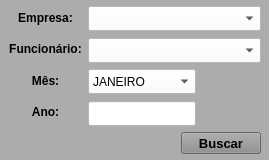
        <widget class="QWidget" name="widget_3" native="true">
         <property name="minimumSize">
          <size>
           <width>0</width>
           <height>160</height>
          </size>
         </property>
         <property name="maximumSize">
          <size>
           <width>16777215</width>
           <height>160</height>
          </size>
         </property>
         <property name="styleSheet">
          <string notr="true">background-color: rgb(172, 172, 172);</string>
         </property>
         <layout class="QVBoxLayout" name="verticalLayout_2">
          <property name="spacing">
           <number>3</number>
          </property>
          <property name="leftMargin">
           <number>3</number>
          </property>
          <property name="topMargin">
           <number>3</number>
          </property>
          <property name="rightMargin">
           <number>3</number>
          </property>
          <property name="bottomMargin">
           <number>3</number>
          </property>
          <item>
           <widget class="QWidget" name="widget_6" native="true">
            <layout class="QHBoxLayout" name="horizontalLayout_6">
             <property name="spacing">
              <number>5</number>
             </property>
             <property name="leftMargin">
              <number>5</number>
             </property>
             <property name="topMargin">
              <number>3</number>
             </property>
             <property name="rightMargin">
              <number>5</number>
             </property>
             <property name="bottomMargin">
              <number>3</number>
             </property>
             <item>
              <widget class="QLabel" name="label_34">
               <property name="minimumSize">
                <size>
                 <width>75</width>
                 <height>0</height>
                </size>
               </property>
               <property name="maximumSize">
                <size>
                 <width>75</width>
                 <height>16777215</height>
                </size>
               </property>
               <property name="font">
                <font>
                 <pointsize>9</pointsize>
                 <weight>75</weight>
                 <bold>true</bold>
                </font>
               </property>
               <property name="text">
                <string>Empresa:</string>
               </property>
               <property name="alignment">
                <set>Qt::AlignCenter</set>
               </property>
              </widget>
             </item>
             <item>
              <widget class="QComboBox" name="combo_Empresa">
               <property name="sizePolicy">
                <sizepolicy hsizetype="Preferred" vsizetype="Preferred">
                 <horstretch>0</horstretch>
                 <verstretch>0</verstretch>
                </sizepolicy>
               </property>
               <property name="minimumSize">
                <size>
                 <width>0</width>
                 <height>25</height>
                </size>
               </property>
               <property name="maximumSize">
                <size>
                 <width>16777215</width>
                 <height>25</height>
                </size>
               </property>
               <property name="styleSheet">
                <string notr="true">background-color: rgb(255, 255, 255);</string>
               </property>
              </widget>
             </item>
            </layout>
           </widget>
          </item>
          <item>
           <widget class="QWidget" name="widget_7" native="true">
            <layout class="QHBoxLayout" name="horizontalLayout_5">
             <property name="spacing">
              <number>5</number>
             </property>
             <property name="leftMargin">
              <number>5</number>
             </property>
             <property name="topMargin">
              <number>3</number>
             </property>
             <property name="rightMargin">
              <number>5</number>
             </property>
             <property name="bottomMargin">
              <number>3</number>
             </property>
             <item>
              <widget class="QLabel" name="label_33">
               <property name="minimumSize">
                <size>
                 <width>75</width>
                 <height>0</height>
                </size>
               </property>
               <property name="maximumSize">
                <size>
                 <width>75</width>
                 <height>16777215</height>
                </size>
               </property>
               <property name="font">
                <font>
                 <pointsize>9</pointsize>
                 <weight>75</weight>
                 <bold>true</bold>
                </font>
               </property>
               <property name="text">
                <string>Funcionário:</string>
               </property>
               <property name="alignment">
                <set>Qt::AlignCenter</set>
               </property>
              </widget>
             </item>
             <item>
              <widget class="QComboBox" name="combo_Func">
               <property name="sizePolicy">
                <sizepolicy hsizetype="Preferred" vsizetype="Preferred">
                 <horstretch>0</horstretch>
                 <verstretch>0</verstretch>
                </sizepolicy>
               </property>
               <property name="minimumSize">
                <size>
                 <width>0</width>
                 <height>25</height>
                </size>
               </property>
               <property name="maximumSize">
                <size>
                 <width>16777215</width>
                 <height>25</height>
                </size>
               </property>
               <property name="styleSheet">
                <string notr="true">background-color: rgb(255, 255, 255);</string>
               </property>
              </widget>
             </item>
            </layout>
           </widget>
          </item>
          <item>
           <widget class="QWidget" name="widget_8" native="true">
            <layout class="QHBoxLayout" name="horizontalLayout_4">
             <property name="spacing">
              <number>5</number>
             </property>
             <property name="leftMargin">
              <number>5</number>
             </property>
             <property name="topMargin">
              <number>3</number>
             </property>
             <property name="rightMargin">
              <number>5</number>
             </property>
             <property name="bottomMargin">
              <number>3</number>
             </property>
             <item>
              <widget class="QLabel" name="label_39">
               <property name="minimumSize">
                <size>
                 <width>75</width>
                 <height>0</height>
                </size>
               </property>
               <property name="maximumSize">
                <size>
                 <width>75</width>
                 <height>16777215</height>
                </size>
               </property>
               <property name="font">
                <font>
                 <pointsize>9</pointsize>
                 <weight>75</weight>
                 <bold>true</bold>
                </font>
               </property>
               <property name="text">
                <string>Mês:</string>
               </property>
               <property name="alignment">
                <set>Qt::AlignCenter</set>
               </property>
              </widget>
             </item>
             <item>
              <widget class="QComboBox" name="combo_Mes">
               <property name="sizePolicy">
                <sizepolicy hsizetype="Preferred" vsizetype="Preferred">
                 <horstretch>0</horstretch>
                 <verstretch>0</verstretch>
                </sizepolicy>
               </property>
               <property name="minimumSize">
                <size>
                 <width>0</width>
                 <height>25</height>
                </size>
               </property>
               <property name="maximumSize">
                <size>
                 <width>16777215</width>
                 <height>25</height>
                </size>
               </property>
               <property name="styleSheet">
                <string notr="true">background-color: rgb(255, 255, 255);</string>
               </property>
               <item>
                <property name="text">
                 <string>JANEIRO</string>
                </property>
               </item>
               <item>
                <property name="text">
                 <string>FEVEREIRO</string>
                </property>
               </item>
               <item>
                <property name="text">
                 <string>MARÇO</string>
                </property>
               </item>
               <item>
                <property name="text">
                 <string>ABRIL</string>
                </property>
               </item>
               <item>
                <property name="text">
                 <string>MAIO</string>
                </property>
               </item>
               <item>
                <property name="text">
                 <string>JUNHO</string>
                </property>
               </item>
               <item>
                <property name="text">
                 <string>JULHO</string>
                </property>
               </item>
               <item>
                <property name="text">
                 <string>AGOSTO</string>
                </property>
               </item>
               <item>
                <property name="text">
                 <string>SETEMBRO</string>
                </property>
               </item>
               <item>
                <property name="text">
                 <string>OUTUBRO</string>
                </property>
               </item>
               <item>
                <property name="text">
                 <string>NOVEMBRO</string>
                </property>
               </item>
               <item>
                <property name="text">
                 <string>DEZEMBRO</string>
                </property>
               </item>
              </widget>
             </item>
             <item>
              <widget class="QLabel" name="label_6">
               <property name="minimumSize">
                <size>
                 <width>60</width>
                 <height>0</height>
                </size>
               </property>
               <property name="maximumSize">
                <size>
                 <width>60</width>
                 <height>16777215</height>
                </size>
               </property>
               <property name="text">
                <string/>
               </property>
              </widget>
             </item>
            </layout>
           </widget>
          </item>
          <item>
           <widget class="QWidget" name="widget_9" native="true">
            <layout class="QHBoxLayout" name="horizontalLayout_3">
             <property name="spacing">
              <number>5</number>
             </property>
             <property name="leftMargin">
              <number>5</number>
             </property>
             <property name="topMargin">
              <number>3</number>
             </property>
             <property name="rightMargin">
              <number>5</number>
             </property>
             <property name="bottomMargin">
              <number>3</number>
             </property>
             <item>
              <widget class="QLabel" name="label_40">
               <property name="minimumSize">
                <size>
                 <width>75</width>
                 <height>0</height>
                </size>
               </property>
               <property name="maximumSize">
                <size>
                 <width>75</width>
                 <height>16777215</height>
                </size>
               </property>
               <property name="font">
                <font>
                 <pointsize>9</pointsize>
                 <weight>75</weight>
                 <bold>true</bold>
                </font>
               </property>
               <property name="text">
                <string>Ano:</string>
               </property>
               <property name="alignment">
                <set>Qt::AlignCenter</set>
               </property>
              </widget>
             </item>
             <item>
              <widget class="QLineEdit" name="line_Ano">
               <property name="sizePolicy">
                <sizepolicy hsizetype="Preferred" vsizetype="Preferred">
                 <horstretch>0</horstretch>
                 <verstretch>0</verstretch>
                </sizepolicy>
               </property>
               <property name="minimumSize">
                <size>
                 <width>0</width>
                 <height>25</height>
                </size>
               </property>
               <property name="maximumSize">
                <size>
                 <width>16777215</width>
                 <height>25</height>
                </size>
               </property>
               <property name="font">
                <font>
                 <pointsize>9</pointsize>
                </font>
               </property>
               <property name="styleSheet">
                <string notr="true">background-color: rgb(255, 255, 255);</string>
               </property>
               <property name="text">
                <string/>
               </property>
               <property name="maxLength">
                <number>30</number>
               </property>
               <property name="alignment">
                <set>Qt::AlignCenter</set>
               </property>
              </widget>
             </item>
             <item>
              <widget class="QLabel" name="label_4">
               <property name="minimumSize">
                <size>
                 <width>60</width>
                 <height>0</height>
                </size>
               </property>
               <property name="maximumSize">
                <size>
                 <width>60</width>
                 <height>16777215</height>
                </size>
               </property>
               <property name="text">
                <string/>
               </property>
              </widget>
             </item>
            </layout>
           </widget>
          </item>
          <item>
           <widget class="QWidget" name="widget_10" native="true">
            <layout class="QHBoxLayout" name="horizontalLayout_2">
             <property name="spacing">
              <number>5</number>
             </property>
             <property name="leftMargin">
              <number>5</number>
             </property>
             <property name="topMargin">
              <number>3</number>
             </property>
             <property name="rightMargin">
              <number>5</number>
             </property>
             <property name="bottomMargin">
              <number>3</number>
             </property>
             <item>
              <widget class="QLabel" name="label">
               <property name="text">
                <string/>
               </property>
              </widget>
             </item>
             <item>
              <widget class="QPushButton" name="btn_Buscar">
               <property name="sizePolicy">
                <sizepolicy hsizetype="Preferred" vsizetype="Preferred">
                 <horstretch>0</horstretch>
                 <verstretch>0</verstretch>
                </sizepolicy>
               </property>
               <property name="minimumSize">
                <size>
                 <width>0</width>
                 <height>0</height>
                </size>
               </property>
               <property name="maximumSize">
                <size>
                 <width>80</width>
                 <height>16777215</height>
                </size>
               </property>
               <property name="font">
                <font>
                 <pointsize>10</pointsize>
                 <weight>75</weight>
                 <bold>true</bold>
                </font>
               </property>
               <property name="cursor">
                <cursorShape>PointingHandCursor</cursorShape>
               </property>
               <property name="layoutDirection">
                <enum>Qt::LeftToRight</enum>
               </property>
               <property name="autoFillBackground">
                <bool>false</bool>
               </property>
               <property name="styleSheet">
                <string notr="true">background-color: rgb(141, 141, 141);</string>
               </property>
               <property name="text">
                <string>Buscar</string>
               </property>
               <property name="checkable">
                <bool>false</bool>
               </property>
               <property name="autoDefault">
                <bool>false</bool>
               </property>
               <property name="default">
                <bool>false</bool>
               </property>
               <property name="flat">
                <bool>false</bool>
               </property>
              </widget>
             </item>
            </layout>
           </widget>
          </item>
         </layout>
        </widget>
